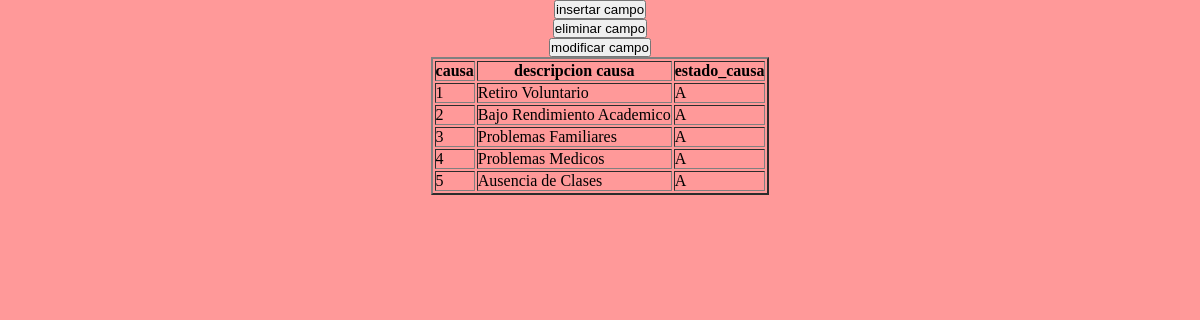
Screenshot of /consultaSQL/causa.php with the database file from the repository.
### tables this page shows
CREATE TABLE IF NOT EXISTS `causa_desercion` (
  `cod_causa` varchar(2) NOT NULL DEFAULT '',
  `des_causa` varchar(70) DEFAULT NULL,
  `estado_causa` varchar(60) DEFAULT NULL,
  PRIMARY KEY (`cod_causa`)
);

### consultaSQL/causa.php (the view, shortened to what this page needs)
<?php
class causa {
    private $host,
            $dbname,
            $port,
            $user,
            $password,
            $driver,
            $connect;
    public function __construct($host, $dbname, $user, $password, $port = 3306, $driver = 'mysql') {
        $this->host = $host;
        $this->dbname = $dbname;
        $this->port = $port;
        $this->user = $user;
        $this->password = $password;
        $this->driver = $driver;
    }
    public function getInstance() {
        if (!$this->connect) {
            try {
                $dsn = $this->driver
                        . ':host=' . $this->host
                        . ';dbname=' . $this->dbname
                        . ';port=' . $this->port;
                $this->connect = new PDO($dsn, $this->user, $this->password);
            } catch (PDOException $exc) {
                echo $exc->getMessage();
            }
        }
        return $this->connect;
    }
}
try {
    $objDB = new causa('localhost', 'bddesercion', 'root', 'Sena2014');
$sql = "SELECT cod_causa,des_causa,estado_causa FROM causa_desercion";
$arrData = $objDB->getInstance()
        ->query($sql)
        ->fetchAll(PDO::FETCH_ASSOC);
$row = null;
print_r($row);
} catch (PDOException $ex) {
    echo $exc->getmessage();
}
?>
<html>
<head>
        <link rel="stylesheet" href="css/miestilo.css">
</head>
<body><center><form method="post" action="inser-causa.php" name="form">
 <input type="submit" value="insertar campo" ></form>
<form method="post" action="elim-causa.php" name="form">
<input type="submit" value="eliminar campo" ></form>
 <form method="post" action="modi_causa.php" name="form">
<input type="submit" value="modificar campo"></form>
<table border='2' align="center">
  <tr><th>causa</th>
  <th>descripcion causa</th>
    <th>estado_causa</th>
    </tr>
    <?php foreach($arrData as $row): ?>
<tr><td><?php echo $row['cod_causa']?></td><td><?php echo $row['des_causa']?></td>
<td><?php echo $row['estado_causa']?></td>
</tr>
<?php endforeach ?>
</table>
</center>
</body>
</html>

### consultaSQL/css/miestilo.css (style rules this page uses)
* { margin: 0px; padding: 0px; }
body { text-align: center; background: #ff9999; }

### rows the page displays
causa_desercion: cod_causa "1", des_causa "Retiro Voluntario", estado_causa "A"
causa_desercion: cod_causa "2", des_causa "Bajo Rendimiento Academico", estado_causa "A"
causa_desercion: cod_causa "3", des_causa "Problemas Familiares", estado_causa "A"
causa_desercion: cod_causa "4", des_causa "Problemas Medicos", estado_causa "A"
causa_desercion: cod_causa "5", des_causa "Ausencia de Clases", estado_causa "A"
